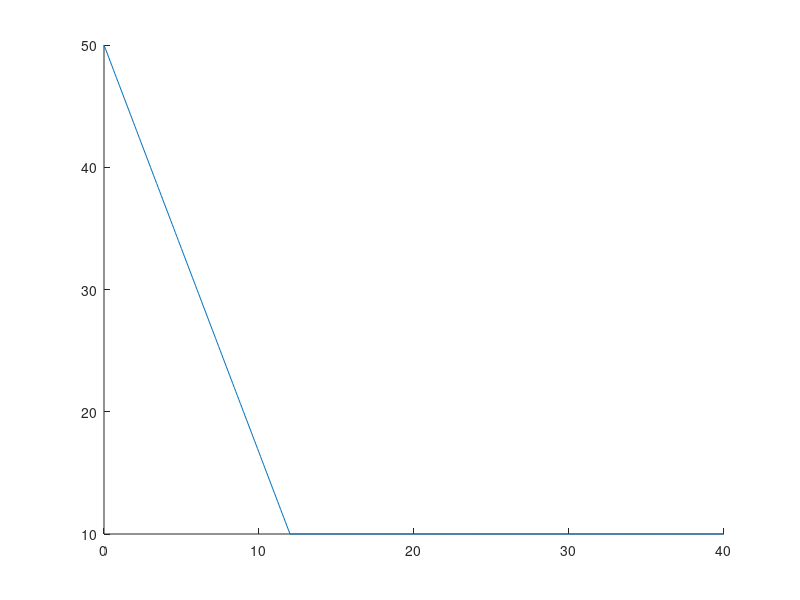

The MATLAB script that drew this image:

uh=200;
ul=100;
ph=150;
pl=90;
ch=100;
cl=70;

dh=1;
dl=0.6;
d=dh+dl-1;
i=0;
for c=0:0.1:40
    i=i+1;
    if (dl*(ph-ul)>c) && (d*ph-dh*ch+(1-dl)*cl>0)
        P(i)=max(ul-pl,uh-ph-((uh-ul)*c+(1-dh)*(uh-ul)*(uh-ph))/(dl*(ph-ul)+(1-dh)*(uh-ph)));
    else
        P(i)=ul-pl;
    end
end
c=0:0.1:40;
hold on
plot(c,P)
